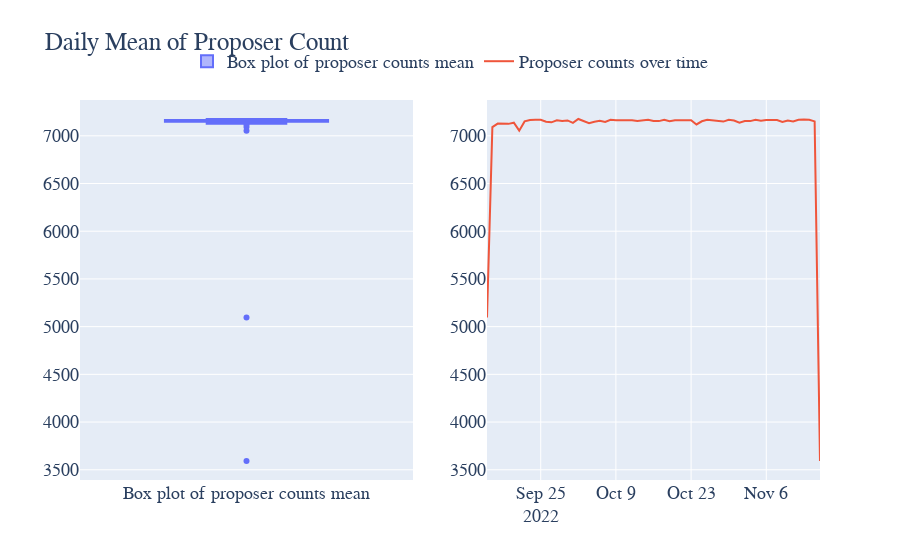

Notebook cell for this chart:
### Code cell
import pandas as pd
import plotly.graph_objects as go
from plotly.subplots import make_subplots

# Sample data, replace with your actual data
df = reward.copy()

# Calculate the mean of proposer_count by Date
proposer_sum = df.groupby('Date')['proposer_count'].sum().reset_index()

# Create a subplot layout: 2 rows and 1 column
fig = make_subplots(rows=1, cols=2, shared_xaxes=True, vertical_spacing=0.1)

# Add box plot to the top
fig.add_trace(go.Box(y=proposer_sum['proposer_count'], name='Box plot of proposer counts mean'), row=1, col=1)

# Add time series plot to the bottom
fig.add_trace(go.Scatter(x=proposer_sum['Date'], y=proposer_sum['proposer_count'], mode='lines', name='Proposer counts over time'), row=1, col=2)

# Set the font to 'Courier New', title for the figure, and adjust legend position
fig.update_layout(
    font=dict(
        family="Courier New, monospace",
        size=18,
    ),
    title='Daily Mean of Proposer Count',
    legend=dict(
        x=0.5,
        y=1.15,
        orientation="h",
        xanchor="center"
    )
)

fig.show()

### Figure 1 — Plotly figure (JSON) as saved in the notebook; plotly's stock layout.template omitted (floating-point values rounded to 4 significant figures)
{"data": [{"name": "Box plot of proposer counts mean", "type": "box", "xaxis": "x", "y": [5096, 7091, 7128, 7129, 7125, 7137, 7054, 7151, 7166, 7168, 7168, 7147, 7141, 7162, 7154, 7161, 7135, 7176, 7156, 7131, 7148, 7157, 7146, 7168, 7162, 7165, 7163, 7164, 7154, 7161, 7168, 7156, 7154, 7169, 7153, 7164, 7165, 7164, 7164, 7119, 7152, 7167, 7160, 7151, 7149, 7168, 7160, 7137, 7154, 7154, 7168, 7158, 7166, 7166, 7165, 7145, 7160, 7151, 7168, 7171, 7167, 7151, 3592], "yaxis": "y"}, {"mode": "lines", "name": "Proposer counts over time", "type": "scatter", "x": ["2022-09-15T00:00:00", "2022-09-16T00:00:00", "2022-09-17T00:00:00", "2022-09-18T00:00:00", "2022-09-19T00:00:00", "2022-09-20T00:00:00", "2022-09-21T00:00:00", "2022-09-22T00:00:00", "2022-09-23T00:00:00", "2022-09-24T00:00:00", "2022-09-25T00:00:00", "2022-09-26T00:00:00", "2022-09-27T00:00:00", "2022-09-28T00:00:00", "2022-09-29T00:00:00", "2022-09-30T00:00:00", "2022-10-01T00:00:00", "2022-10-02T00:00:00", "2022-10-03T00:00:00", "2022-10-04T00:00:00", "2022-10-05T00:00:00", "2022-10-06T00:00:00", "2022-10-07T00:00:00", "2022-10-08T00:00:00", "2022-10-09T00:00:00", "2022-10-10T00:00:00", "2022-10-11T00:00:00", "2022-10-12T00:00:00", "2022-10-13T00:00:00", "2022-10-14T00:00:00", "2022-10-15T00:00:00", "2022-10-16T00:00:00", "2022-10-17T00:00:00", "2022-10-18T00:00:00", "2022-10-19T00:00:00", "2022-10-20T00:00:00", "2022-10-21T00:00:00", "2022-10-22T00:00:00", "2022-10-23T00:00:00", "2022-10-24T00:00:00", "2022-10-25T00:00:00", "2022-10-26T00:00:00", "2022-10-27T00:00:00", "2022-10-28T00:00:00", "2022-10-29T00:00:00", "2022-10-30T00:00:00", "2022-10-31T00:00:00", "2022-11-01T00:00:00", "2022-11-02T00:00:00", "2022-11-03T00:00:00", "2022-11-04T00:00:00", "2022-11-05T00:00:00", "2022-11-06T00:00:00", "2022-11-07T00:00:00", "2022-11-08T00:00:00", "2022-11-09T00:00:00", "2022-11-10T00:00:00", "2022-11-11T00:00:00", "2022-11-12T00:00:00", "2022-11-13T00:00:00", "2022-11-14T00:00:00", "2022-11-15T00:00:00", "2022-11-16T00:00:00"], "xaxis": "x2", "y": [5096, 7091, 7128, 7129, 7125, 7137, 7054, 7151, 7166, 7168, 7168, 7147, 7141, 7162, 7154, 7161, 7135, 7176, 7156, 7131, 7148, 7157, 7146, 7168, 7162, 7165, 7163, 7164, 7154, 7161, 7168, 7156, 7154, 7169, 7153, 7164, 7165, 7164, 7164, 7119, 7152, 7167, 7160, 7151, 7149, 7168, 7160, 7137, 7154, 7154, 7168, 7158, 7166, 7166, 7165, 7145, 7160, 7151, 7168, 7171, 7167, 7151, 3592], "yaxis": "y2"}], "layout": {"font": {"family": "Courier New, monospace", "size": 18}, "legend": {"orientation": "h", "x": 0.5, "xanchor": "center", "y": 1.15}, "title": {"text": "Daily Mean of Proposer Count"}, "xaxis": {"anchor": "y", "domain": [0, 0.45]}, "xaxis2": {"anchor": "y2", "domain": [0.55, 1]}, "yaxis": {"anchor": "x", "domain": [0, 1]}, "yaxis2": {"anchor": "x2", "domain": [0, 1]}}}
